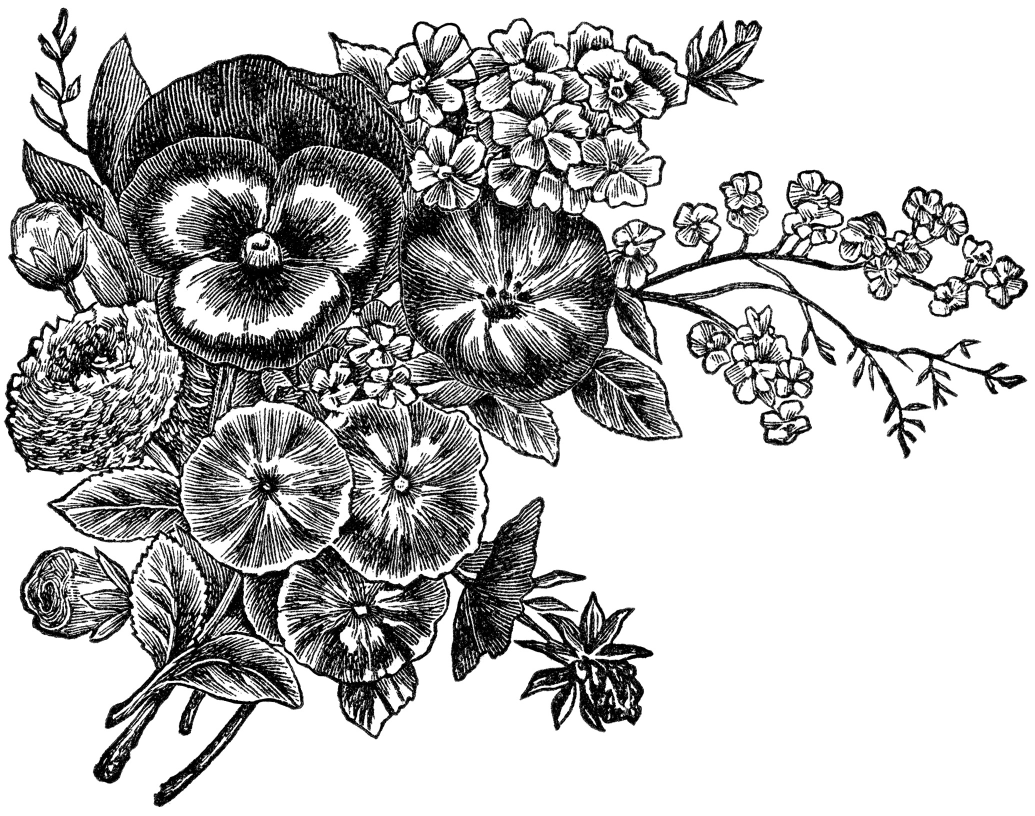
#> input picture 1331801-724856690.jpg, 2070 x 1631 px (shown at 1/2 size)
$ python CS_Verify.py 1331801-724856690.jpg Comparison_Report.jpg
#> lines starting #> are read from the running program, lines starting #| are printed output that depends on the picture
import cv2
import numpy as np
import matplotlib.pyplot as plt
from matplotlib.backends.backend_pdf import PdfPages
from skimage.metrics import structural_similarity as ssim
from scipy.spatial.distance import correlation
import sys
import os
from datetime import datetime

def generate_pdf_report(orig_path, recon_path):
    # 1. Load Images
#> called with orig_path = '1331801-724856690.jpg', recon_path = 'Comparison_Report.jpg'
    img1 = cv2.imread(orig_path)
#> img1 is the input picture: shape (1631, 2070, 3); min 0, max 255, mean 187.1
    img2 = cv2.imread(recon_path)
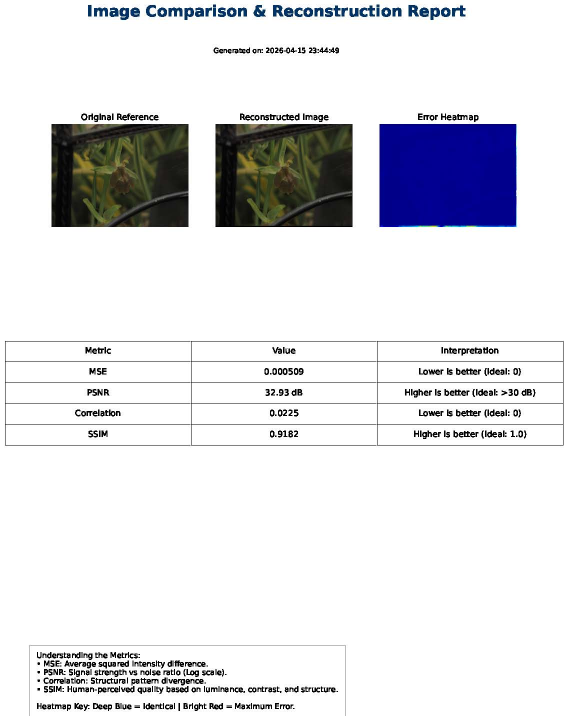
#> input picture Comparison_Report.jpg, 1136 x 1432 px (shown at 1/2 size)
#> img2 is the input picture: shape (1432, 1136, 3); mean B, G, R 228.6, 224.8, 224.5

    if img1 is None or img2 is None:
        print("Error: Files not found. Check your paths.")
        return

    # Convert BGR (OpenCV default) to RGB for Matplotlib
    img1_rgb = cv2.cvtColor(img1, cv2.COLOR_BGR2RGB)
    img2_rgb = cv2.cvtColor(img2, cv2.COLOR_BGR2RGB)

    # 2. Standardize Dimensions (Matches Mathematica Resize)
    h, w = img1_rgb.shape[:2]
#> h = 1631; w = 2070
    img2_res = cv2.resize(img2_rgb, (w, h), interpolation=cv2.INTER_LANCZOS4)
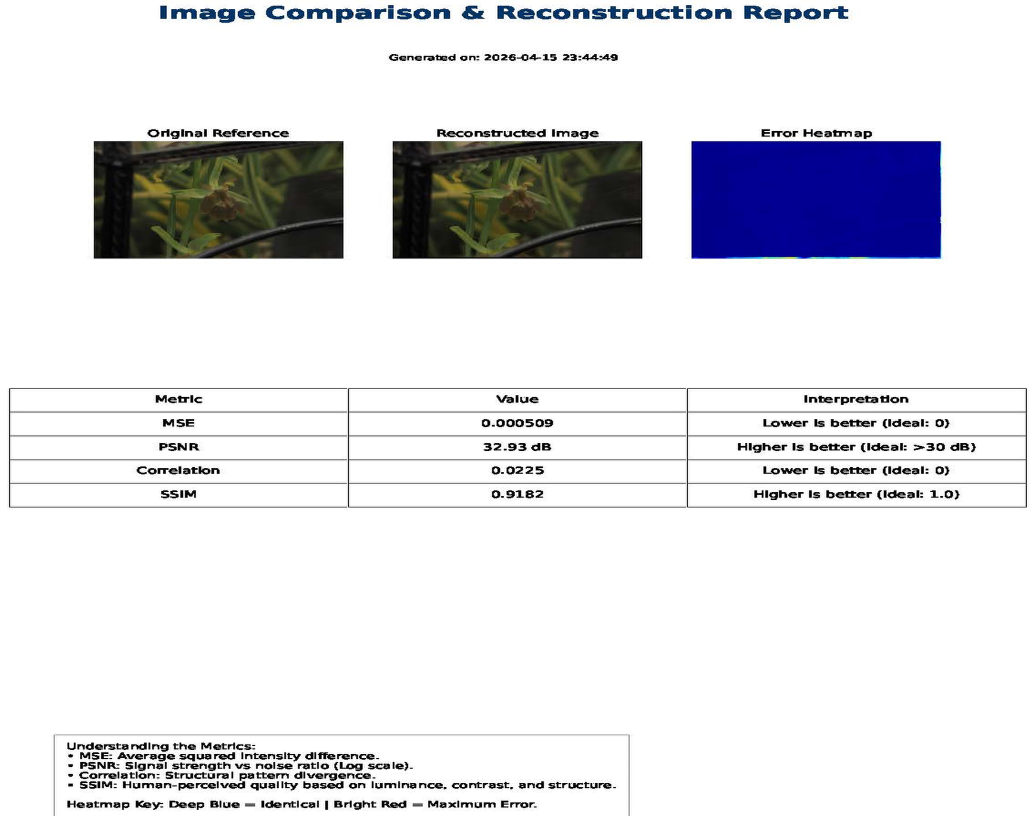
#> img2_res: shape (1631, 2070, 3) (shown at 1/2 size); mean R, G, B 224.2, 224.5, 228.3

    # Convert to float [0,1] for high-precision math
    ref = img1_rgb.astype(np.float32) / 255.0
    recon = img2_res.astype(np.float32) / 255.0

    # 3. Statistical Calculations
    mse = np.mean((ref - recon) ** 2)
#> mse = 0.24
    psnr = 10 * np.log10(1.0 / mse) if mse > 0 else 100
#> psnr = 6.19
    corr = correlation(ref.flatten(), recon.flatten())
#> corr = 0.898
    # SSIM (Calculated on 2048px for stability if images are massive)
    ssim_val = ssim(ref, recon, channel_axis=2, data_range=1.0)
#> ssim_val = 0.429

    # 4. Heatmap Generation
    diff = np.abs(ref - recon)
    diff_gray = np.mean(diff, axis=2)
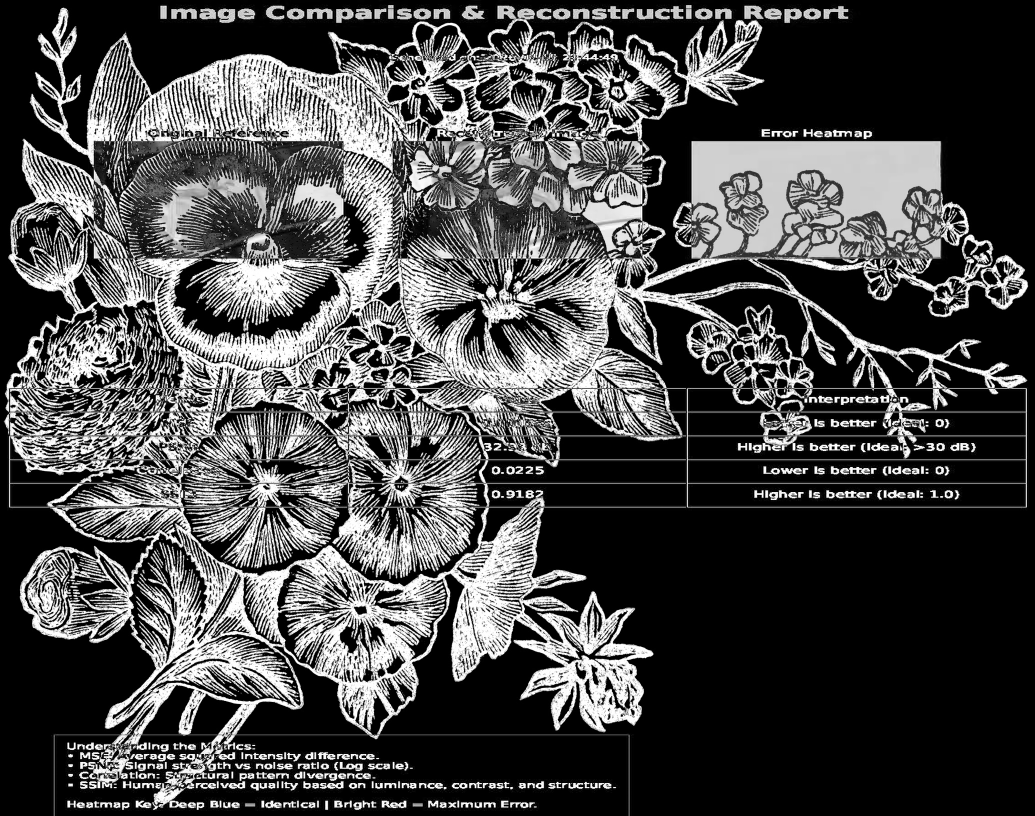
#> diff_gray: shape (1631, 2070) float32 (shown at 1/2 size); min 0, max 1, mean 0.291
    # Rescale error to show full color spectrum
    diff_norm = cv2.normalize(diff_gray, None, 0, 255, cv2.NORM_MINMAX).astype(np.uint8)
    heatmap = cv2.applyColorMap(diff_norm, cv2.COLORMAP_JET)
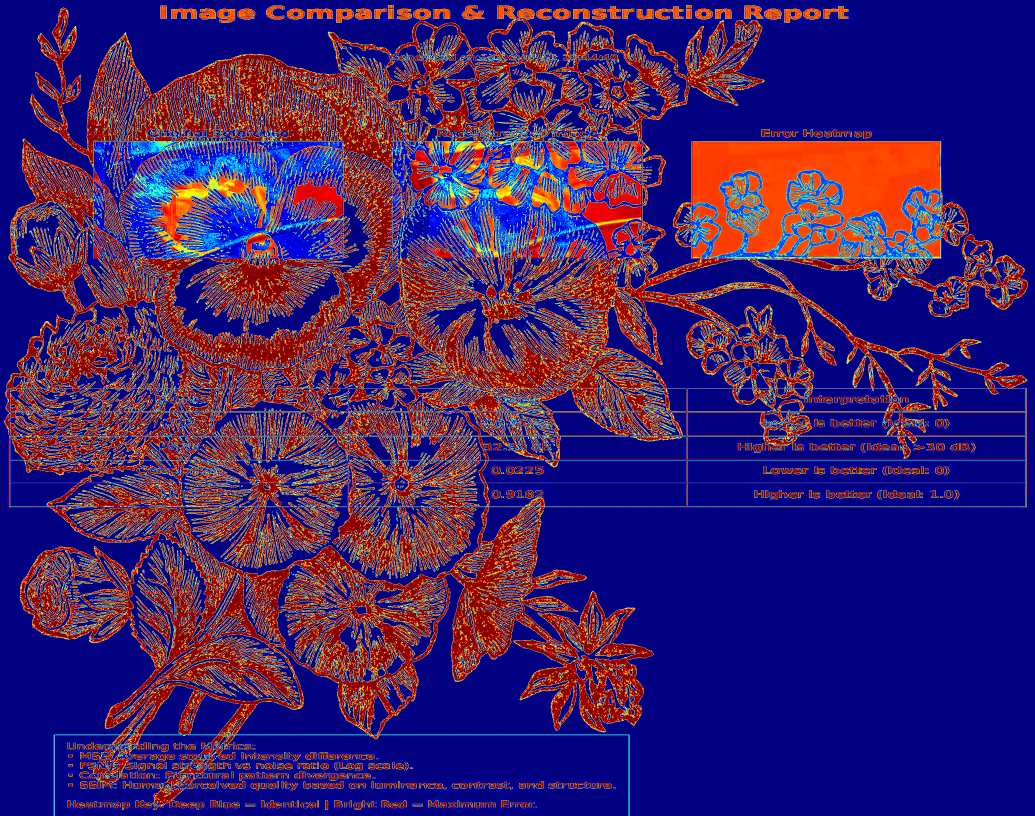
#> heatmap: shape (1631, 2070, 3) (shown at 1/2 size); mean B, G, R 105.1, 32.1, 62
    heatmap_rgb = cv2.cvtColor(heatmap, cv2.COLOR_BGR2RGB)
    # Add tight 2-pixel black border
    heatmap_bordered = cv2.copyMakeBorder(heatmap_rgb, 10, 10, 10, 10, cv2.BORDER_CONSTANT, value=[0, 0, 0])
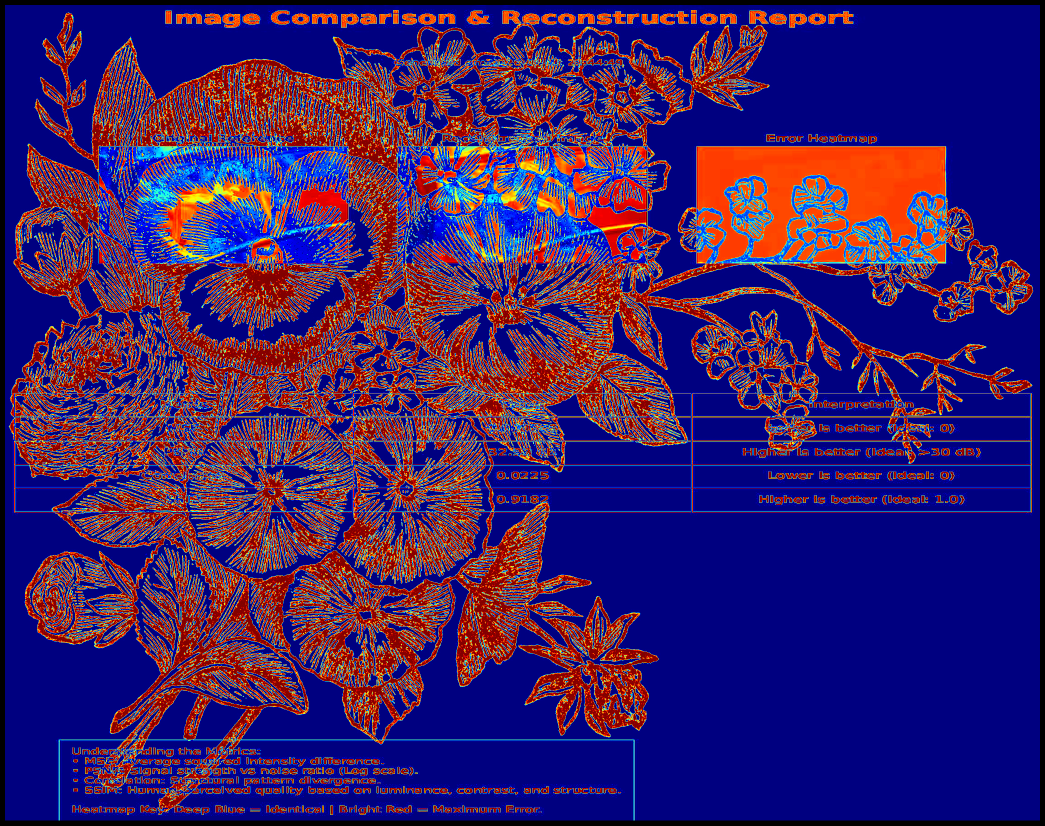
#> heatmap_bordered: shape (1651, 2090, 3) (shown at 1/2 size); mean R, G, B 60.6, 31.4, 102.9

    # 5. Create PDF Layout using Matplotlib
    pdf_path = "Comparison_Report.pdf"
    fig = plt.figure(figsize=(12, 16))

    # Title and Date
    plt.suptitle("Image Comparison & Reconstruction Report", fontsize=22, color='#003366', fontweight='bold')
    plt.figtext(0.5, 0.92, f"Generated on: {datetime.now().strftime('%Y-%m-%d %H:%M:%S')}", ha="center", fontsize=10)

    # Image Grid (Top Row)
    ax1 = fig.add_subplot(3, 3, 1)
    ax1.imshow(img1_rgb)
    ax1.set_title("Original Reference")
    ax1.axis('off')

    ax2 = fig.add_subplot(3, 3, 2)
    ax2.imshow(img2_res)
    ax2.set_title("Reconstructed Image")
    ax2.axis('off')

    ax3 = fig.add_subplot(3, 3, 3)
    ax3.imshow(heatmap_bordered)
    ax3.set_title("Error Heatmap")
    ax3.axis('off')

    # Metrics Table
    columns = ("Metric", "Value", "Interpretation")
    data = [
        ["MSE", f"{mse:.6f}", "Lower is better (Ideal: 0)"],
        ["PSNR", f"{psnr:.2f} dB", "Higher is better (Ideal: >30 dB)"],
        ["Correlation", f"{corr:.4f}", "Lower is better (Ideal: 0)"],
        ["SSIM", f"{ssim_val:.4f}", "Higher is better (Ideal: 1.0)"]
    ]
#> data = [['MSE', '0.240360', 'Lower is better (Ideal: 0)'], ['PSNR', '6.19 dB', 'Higher is better (Ideal: >30 dB)'], ['Correlation', '0.8984', 'Lower is better (Ideal: 0)'], ['SSIM', '0.4290', 'Higher is better (Ideal: 1.0)']]

    table_ax = fig.add_subplot(3, 1, 2)
    table_ax.axis('tight')
    table_ax.axis('off')
    the_table = table_ax.table(cellText=data, colLabels=columns, loc='center', cellLoc='center')
    the_table.auto_set_font_size(False)
    the_table.set_fontsize(12)
    the_table.scale(1.2, 2.5)

    # Glossary / Explanation text
    explanation = (
        "Understanding the Metrics:\n"
        "• MSE: Average squared intensity difference.\n"
        "• PSNR: Signal strength vs noise ratio (Log scale).\n"
        "• Correlation: Structural pattern divergence.\n"
        "• SSIM: Human-perceived quality based on luminance, contrast, and structure.\n\n"
        "Heatmap Key: Deep Blue = Identical | Bright Red = Maximum Error."
    )
    plt.figtext(0.1, 0.1, explanation, fontsize=11, ha="left", bbox=dict(facecolor='none', edgecolor='gray', pad=10.0))

    # Save to PDF
    plt.savefig(pdf_path, bbox_inches='tight')
    plt.close()

    print(f"Success! Report saved to: {os.path.abspath(pdf_path)}")

if __name__ == "__main__":
    if len(sys.argv) < 3:
        print("Usage: python script.py <Original_Path> <Recon_Path>")
    else:
        generate_pdf_report(sys.argv[1], sys.argv[2])
